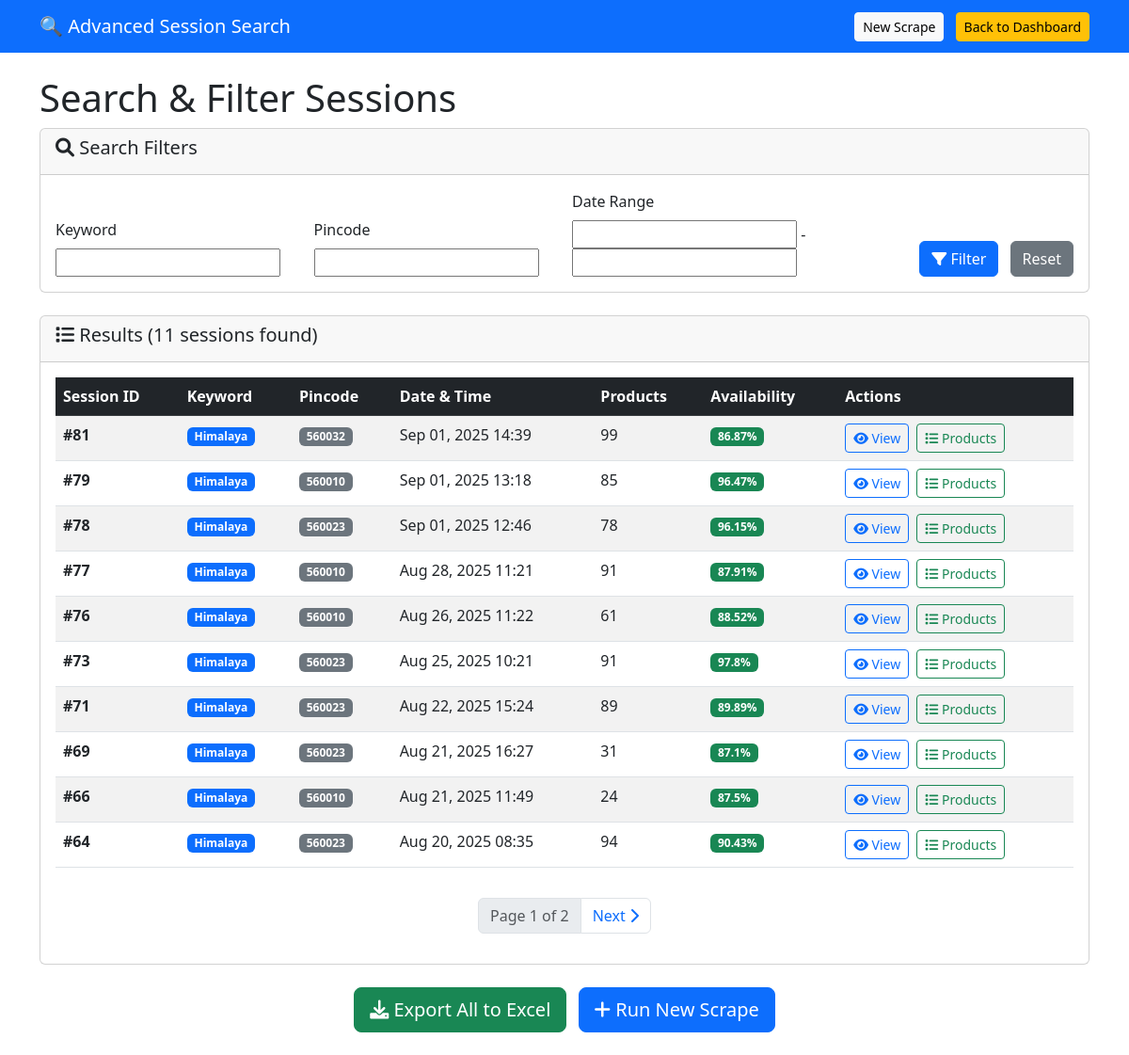
The app's page /sessions/ with its own data.
### scraper_app/models.py (models this page shows, shortened)
class ScrapeSession(models.Model):
    keyword = models.CharField(max_length=100)
    pincode = models.CharField(max_length=10)
    timestamp = models.DateTimeField(auto_now_add=True)
    total_products = models.IntegerField(default=0)
    out_of_stock_count = models.IntegerField(default=0)
    availability_rate = models.FloatField(default=0.0)

### scraper_app/views.py (the view)
# urls.py: path('sessions/', views.sessions_list, name='sessions_list'),
def sessions_list(request):
    qs = ScrapeSession.objects.all().order_by('-timestamp')
    session_filter = SessionFilter(request.GET, queryset=qs)
    paginator = Paginator(session_filter.qs, 10)
    page = request.GET.get('page')
    sessions = paginator.get_page(page)
    return render(request, 'scraper_app/sl_index.html', {
        'filter': session_filter,
        'sessions': sessions
    })

### scraper_app/templatetags/querystring.py (called while the page is built)
@register.simple_tag(takes_context=True)
def url_replace(context, field, value):
    query = context['request'].GET.copy()
    query[field] = value
    return '?' + query.urlencode()

### scraper_app/templates/scraper_app/Sl_index.html (shortened to what this page needs)
{% load querystring %}
<!DOCTYPE html>
<html lang="en">
<head>
    <link href="https://cdn.jsdelivr.net/npm/bootstrap@5.3.0/dist/css/bootstrap.min.css" rel="stylesheet">
    <link href="https://cdnjs.cloudflare.com/ajax/libs/font-awesome/6.0.0/css/all.min.css" rel="stylesheet">
</head>
<body>
    <nav class="navbar navbar-expand-lg navbar-dark bg-primary">
        <div class="container">
            <span class="navbar-brand">🔍 Advanced Session Search</span>
            <div class="ms-auto">
                <a href="{% url 'run_scrape' %}" class="btn btn-light btn-sm me-2">New Scrape</a>
                <a href="{% url 'historical_data' %}" class="btn btn-warning btn-sm">Back to Dashboard</a>
            </div>
        </div>
    </nav>
    <div class="container mt-4">
        <h1>Search &amp; Filter Sessions</h1>
        <div class="card mb-4">
            <div class="card-header">
                <h5><i class="fas fa-search"></i> Search Filters</h5>
            </div>
            <div class="card-body">
                <form method="get" class="row g-3 align-items-end">
                    <div class="col-md-3">
                        <label for="id_keyword" class="form-label">Keyword</label>
                        {{ filter.form.keyword }}
                    </div>
                    <div class="col-md-3">
                        <label for="id_pincode" class="form-label">Pincode</label>
                        {{ filter.form.pincode }}
                    </div>
                    <div class="col-md-4">
                        <label class="form-label d-block">Date Range</label>
                        {{ filter.form.timestamp }}
                    </div>
                    <div class="col-md-2 text-end">
                        <button type="submit" class="btn btn-primary me-2">
                            <i class="fas fa-filter"></i> Filter
                        </button>
                        <a href="{% url 'sessions_list' %}" class="btn btn-secondary">Reset</a>
                    </div>
                </form>
            </div>
        </div>
        <div class="card">
            <div class="card-header">
                <h5><i class="fas fa-list"></i> Results ({{ sessions.paginator.count }} sessions found)</h5>
            </div>
            <div class="card-body">
                <div class="table-responsive">
                    <table class="table table-striped table-hover">
                        <thead class="table-dark">
                            <tr>
                                <th>Session ID</th>
                                <th>Keyword</th>
                                <th>Pincode</th>
                                <th>Date &amp; Time</th>
                                <th>Products</th>
                                <th>Availability</th>
                                <th>Actions</th>
                            </tr>
                        </thead>
                        <tbody>
                            {% for session in sessions %}
                            <tr>
                                <td><strong>#{{ session.id }}</strong></td>
                                <td><span class="badge bg-primary">{{ session.keyword }}</span></td>
                                <td><span class="badge bg-secondary">{{ session.pincode }}</span></td>
                                <td>{{ session.timestamp|date:"M d, Y H:i" }}</td>
                                <td>{{ session.total_products }}</td>
                                <td>
                                    {% if session.availability_rate >= 80 %}
                                        <span class="badge bg-success">{{ session.availability_rate }}%</span>
                                    {% elif session.availability_rate >= 50 %}
                                        <span class="badge bg-warning text-dark">{{ session.availability_rate }}%</span>
                                    {% else %}
                                        <span class="badge bg-danger">{{ session.availability_rate }}%</span>
                                    {% endif %}
                                </td>
                                <td>
                                    <a href="{% url 'dashboard' session.id %}" class="btn btn-sm btn-outline-primary me-1" title="View Dashboard">
                                        <i class="fas fa-eye"></i> View
                                    </a>
                                    <a href="{% url 'products_list' session.id %}" class="btn btn-sm btn-outline-success" title="View Products">
                                        <i class="fas fa-list"></i> Products
                                    </a>
                                </td>
                            </tr>
                            {% endfor %}
                        </tbody>
                    </table>
                </div>
                {% if sessions.has_other_pages %}
                <nav class="mt-3">
                    <ul class="pagination justify-content-center">
                        <li class="page-item disabled">
                            <span class="page-link">
                                Page {{ sessions.number }} of {{ sessions.paginator.num_pages }}
                            </span>
                        </li>
                        {% if sessions.has_next %}
                            <li class="page-item">
                                <a class="page-link" href="{% url_replace 'page' sessions.next_page_number %}">
                                    Next <i class="fas fa-chevron-right"></i>
                                </a>
                            </li>
                        {% endif %}
                    </ul>
                </nav>
                {% endif %}
            </div>
        </div>
        <div class="text-center mt-4 mb-4">
            <a href="{% url 'export_all_excel' %}" class="btn btn-success btn-lg me-2">
                <i class="fas fa-download"></i> Export All to Excel
            </a>
            <a href="{% url 'run_scrape' %}" class="btn btn-primary btn-lg">
                <i class="fas fa-plus"></i> Run New Scrape
            </a>
        </div>
    </div>
</body>
</html>

### records on screen
ScrapeSession: id "81", keyword "Himalaya", pincode "560032", timestamp "Sep 01, 2025 14:39", total_products "99", availability_rate "86.87"
ScrapeSession: id "79", keyword "Himalaya", pincode "560010", timestamp "Sep 01, 2025 13:18", total_products "85", availability_rate "96.47"
ScrapeSession: id "78", keyword "Himalaya", pincode "560023", timestamp "Sep 01, 2025 12:46", total_products "78", availability_rate "96.15"
ScrapeSession: id "77", keyword "Himalaya", pincode "560010", timestamp "Aug 28, 2025 11:21", total_products "91", availability_rate "87.91"
ScrapeSession: id "76", keyword "Himalaya", pincode "560010", timestamp "Aug 26, 2025 11:22", total_products "61", availability_rate "88.52"
ScrapeSession: id "73", keyword "Himalaya", pincode "560023", timestamp "Aug 25, 2025 10:21", total_products "91", availability_rate "97.8"
ScrapeSession: id "71", keyword "Himalaya", pincode "560023", timestamp "Aug 22, 2025 15:24", total_products "89", availability_rate "89.89"
ScrapeSession: id "69", keyword "Himalaya", pincode "560023", timestamp "Aug 21, 2025 16:27", total_products "31", availability_rate "87.1"
ScrapeSession: id "66", keyword "Himalaya", pincode "560010", timestamp "Aug 21, 2025 11:49", total_products "24", availability_rate "87.5"
ScrapeSession: id "64", keyword "Himalaya", pincode "560023", timestamp "Aug 20, 2025 08:35", total_products "94", availability_rate "90.43"

### other values on screen
{{ sessions.paginator.count }} "11"
{{ sessions.number }} "1"
{{ sessions.paginator.num_pages }} "2"
